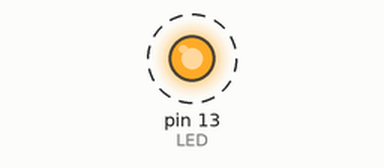
Recording of a sketch running on a simulated Arduino Uno, built with avr-gcc and run on an emulated ATmega328P. On the bench: output pins drawn as LEDs (lit = HIGH). Dashed ring = blinking. What the sketch prints to the serial monitor is not drawn.

Above: at 0.15 s.
Timing chart, 0 to 3.0 s (numbered marks = the images above):
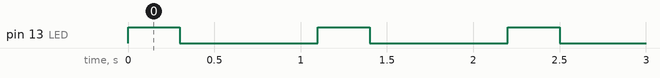

The sketch:

ritmo-incorrecto.ino
```cpp
const int LED = 13;
int latidos = 0;
void setup() {
  pinMode(LED, OUTPUT);
  Serial.begin(9600);
}
void loop() {
  latidos++;
  digitalWrite(LED, HIGH);
  Serial.print("Latido ");
  Serial.println(latidos);
  delay(300);
  digitalWrite(LED, LOW);
  delay(800);
}
```

Measured:
- by itself, pin 13 (LED): alternates HIGH for 0.30 s and LOW for 0.80 s
